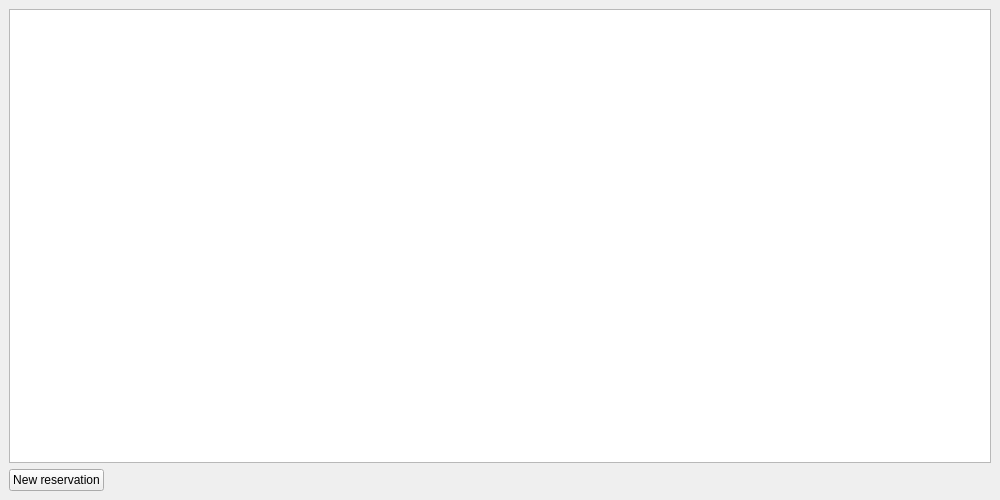
<?xml version="1.0" encoding="UTF-8"?>
<ui version="4.0">
 <class>DWMainDeskHint</class>
 <widget class="QDockWidget" name="DWMainDeskHint">
  <property name="geometry">
   <rect>
    <x>0</x>
    <y>0</y>
    <width>1000</width>
    <height>500</height>
   </rect>
  </property>
  <property name="minimumSize">
   <size>
    <width>1000</width>
    <height>500</height>
   </size>
  </property>
  <property name="windowIcon">
   <iconset resource="res.qrc">
    <normaloff>:/images/funnel.png</normaloff>:/images/funnel.png</iconset>
  </property>
  <property name="floating">
   <bool>true</bool>
  </property>
  <property name="allowedAreas">
   <set>Qt::NoDockWidgetArea</set>
  </property>
  <property name="windowTitle">
   <string>Search for</string>
  </property>
  <widget class="QWidget" name="dockWidgetContents">
   <layout class="QGridLayout" name="gridLayout">
    <item row="1" column="0">
     <widget class="QPushButton" name="btnCheckIn">
      <property name="text">
       <string>New reservation</string>
      </property>
      <property name="icon">
       <iconset resource="res.qrc">
        <normaloff>:/images/checkin.png</normaloff>:/images/checkin.png</iconset>
      </property>
     </widget>
    </item>
    <item row="1" column="1">
     <spacer name="horizontalSpacer">
      <property name="orientation">
       <enum>Qt::Horizontal</enum>
      </property>
      <property name="sizeHint" stdset="0">
       <size>
        <width>40</width>
        <height>20</height>
       </size>
      </property>
     </spacer>
    </item>
    <item row="0" column="0" colspan="2">
     <widget class="TableView" name="tbl">
      <property name="editTriggers">
       <set>QAbstractItemView::NoEditTriggers</set>
      </property>
      <property name="selectionMode">
       <enum>QAbstractItemView::NoSelection</enum>
      </property>
      <property name="wordWrap">
       <bool>false</bool>
      </property>
      <attribute name="verticalHeaderDefaultSectionSize">
       <number>26</number>
      </attribute>
     </widget>
    </item>
   </layout>
  </widget>
 </widget>
 <customwidgets>
  <customwidget>
   <class>TableView</class>
   <extends>QTableView</extends>
   <header location="global">tableview.h</header>
  </customwidget>
 </customwidgets>
 <resources>
  <include location="res.qrc"/>
 </resources>
 <connections/>
</ui>
